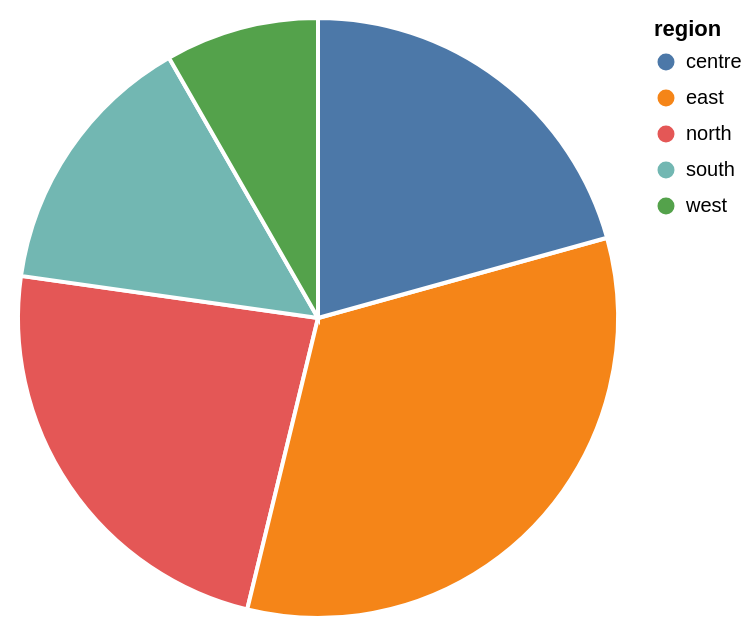

The Vega-Lite source for this figure:
### Vega-Lite specification from a JSON file in a GitHub repository (floating-point values rounded to 4 significant figures)
{"data": {"values": [{"region": "north", "sales": 34}, {"region": "south", "sales": 21}, {"region": "east", "sales": 48}, {"region": "west", "sales": 12}, {"region": "centre", "sales": 30}]}, "mark": {"type": "arc", "stroke": "white", "strokeWidth": 2}, "encoding": {"theta": {"field": "sales", "type": "quantitative", "stack": "normalize"}, "color": {"field": "region", "type": "nominal"}}}
